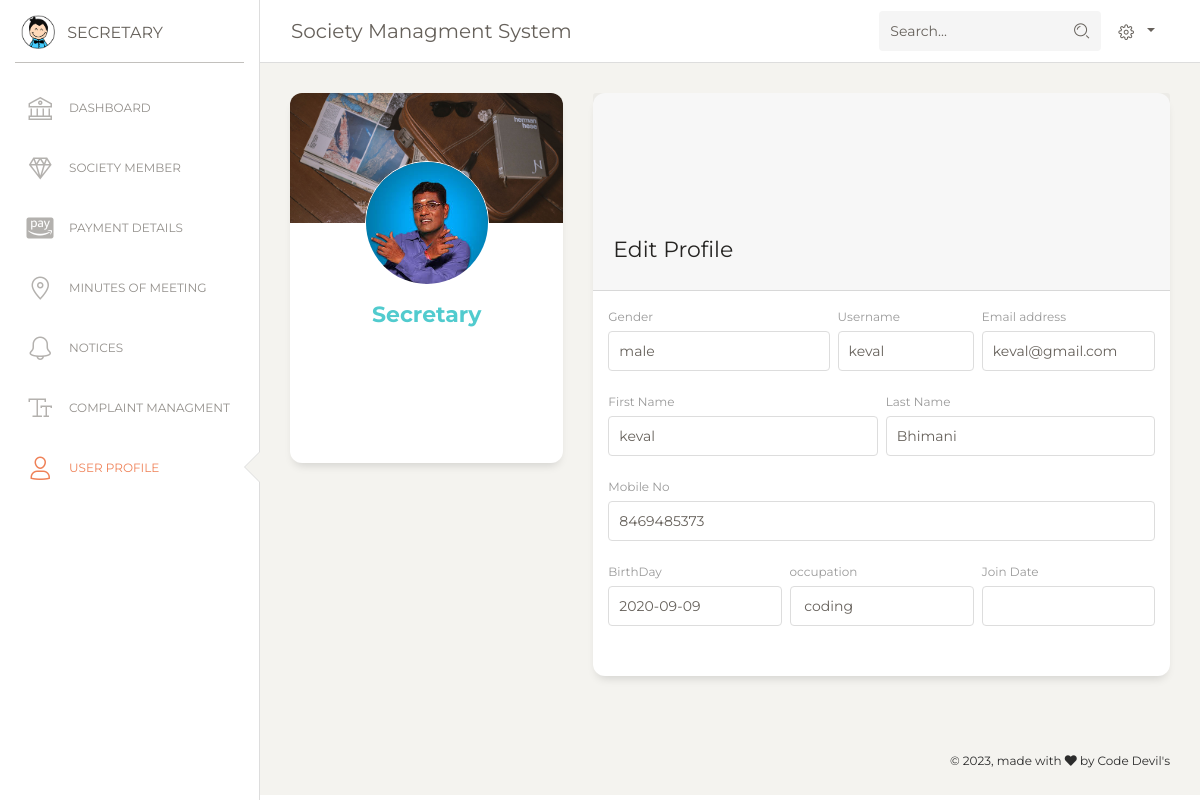
The page /SMS/secretary/dashboard/user_profile_display.php (signed in) on the database its author committed.
### tables this page shows
CREATE TABLE `secretary_entry` (
  `sec_id` int(100) NOT NULL,
  `f_name` varchar(50) NOT NULL,
  `l_name` varchar(50) NOT NULL,
  `e_mails` varchar(50) NOT NULL,
  `mobiles_no` varchar(10) NOT NULL,
  `dob` varchar(10) NOT NULL,
  `gender` varchar(10) NOT NULL,
  `occupation` varchar(30) NOT NULL,
  `username` varchar(20) NOT NULL,
  `password` varchar(50) NOT NULL,
  `join_date` varchar(15) NOT NULL,
  `sec_photo` varchar(255) NOT NULL
);

### SMS/secretary/dashboard/user_profile_display.php (the view, shortened to what this page needs)
<!DOCTYPE html>
<html lang="en">
<head>
  <link href="https://maxcdn.bootstrapcdn.com/font-awesome/latest/css/font-awesome.min.css" rel="stylesheet">
  <link href="../assets/css/bootstrap.min.css" rel="stylesheet" />
  <link href="../assets/css/paper-dashboard.css?v=2.0.1" rel="stylesheet" />
  <link href="../assets/demo/demo.css" rel="stylesheet" />
</head>
<body class="">
  <div class="wrapper ">
    <div class="sidebar" data-color="white" data-active-color="danger">
      <div class="logo">
        <a href="https://www.creative-tim.com" class="simple-text logo-mini">
          <div class="logo-image-small">
            <img src="../assets/img/logo-small.png">
          </div>
        </a>
        <a href="https://www.creative-tim.com" class="simple-text logo-normal">
          Secretary
        </a>
      </div>
      <div class="sidebar-wrapper">
      <?php  include "side_menu_secretary.php"?>
      </div>
    </div>
    <div class="main-panel">
      <nav class="navbar navbar-expand-lg navbar-absolute fixed-top navbar-transparent">
        <div class="container-fluid">
          <div class="navbar-wrapper">
            <a class="navbar-brand" href="javascript:;">Society Managment System</a>
          </div>
          <div class="collapse navbar-collapse justify-content-end" id="navigation">
            <form>
              <div class="input-group no-border">
                <input type="text" value="" class="form-control" placeholder="Search...">
                <div class="input-group-append">
                  <div class="input-group-text">
                    <i class="nc-icon nc-zoom-split"></i>
                  </div>
                </div>
              </div>
            </form>
            <?php include "nav_bar_secretary.php"?>
          </div>
        </div>
      </nav>
      <?php
include "connection.php";
$displayquery="select * from  secretary_entry";
$result = mysqli_query($conn,$displayquery);
	while($row=mysqli_fetch_array($result)){
		$firstname=$row['f_name'];
    $lastname=$row['l_name'];
    $emails=$row['e_mails'];
    $mobile_no=$row['mobiles_no'];
    $bdate = $row['dob'];
    $gender=$row['gender'];
    $username=$row['username'];
    $occupation=$row['occupation'];
    $entrydate=$row['join_date'];
    $profile_photo=$row['sec_photo'];
  }
?>
      <div class="content">
        <div class="row">
          <div class="col-md-4">
            <div class="card card-user">
              <div class="image">
                <img src="../assets/img/damir-bosnjak.jpg" alt="...">
              </div>
              <div class="card-body">
                <div class="author">
                  <a href="#">
                    <img class="avatar border-gray" src="../../admin/dashboard/<?php echo $profile_photo;?>" alt="...">
                    <h5 class="title">Secretary</h5>
                  </a>
                </div>
              </div>
            </div>
          </div>
          <div class="col-md-8">
            <div class="card card-user">
              <div class="card-header">
                <h5 class="card-title">Edit Profile</h5>
              </div>
              <div class="card-body">
                <form>
                  <div class="row">
                    <div class="col-md-5 pr-1">
                      <div class="form-group">
                        <label>Gender</label>
                        <input type="text" class="form-control"  placeholder="Company" value="<?php echo $gender; ?>">
                      </div>
                    </div>
                    <div class="col-md-3 px-1">
                      <div class="form-group">
                        <label>Username</label>
                        <input type="text" class="form-control" placeholder="Username" value="<?php echo $username; ?>">
                      </div>
                    </div>
                    <div class="col-md-4 pl-1">
                      <div class="form-group">
                        <label for="exampleInputEmail1">Email address</label>
                        <input type="email" class="form-control" placeholder="Email" value="<?php echo $emails; ?>">
                      </div>
                    </div>
                  </div>
                  <div class="row">
                    <div class="col-md-6 pr-1">
                      <div class="form-group">
                        <label>First Name</label>
                        <input type="text" class="form-control" placeholder="Company" value="<?php echo $firstname; ?>">
                      </div>
                    </div>
                    <div class="col-md-6 pl-1">
                      <div class="form-group">
                        <label>Last Name</label>
                        <input type="text" class="form-control" placeholder="Last Name" value="<?php echo $lastname; ?>">
                      </div>
                    </div>
                  </div>
                  <div class="row">
                    <div class="col-md-12">
                      <div class="form-group">
                        <label>Mobile No</label>
                        <input type="text" class="form-control" placeholder="Home Address" value="<?php echo $mobile_no; ?>">
                      </div>
                    </div>
                  </div>
                  <div class="row">
                    <div class="col-md-4 pr-1">
                      <div class="form-group">
                        <label>BirthDay</label>
                        <input type="text" class="form-control" placeholder="City" value="<?php echo $bdate; ?>">
                      </div>
                    </div>
                    <div class="col-md-4 px-1">
                      <div class="form-group">
                        <label>occupation</label>
                        <input type="text" class="form-control" placeholder="Country" value="<?php echo $occupation; ?>">
                      </div>
                    </div>
                    <div class="col-md-4 pl-1">
                      <div class="form-group">
                        <label>Join Date</label>
                        <input type="number" class="form-control"  value="<?php echo $entrydate; ?>">
                      </div>
                    </div>
                  </div>
                  <div class="row">
                    <div class="col-md-12">
                    </div>
                  </div>
                </form>
              </div>
            </div>
          </div>
        </div>
      </div>
      <footer class="footer footer-black  footer-white ">
        <div class="container-fluid">
          <div class="row">
            <div class="credits ml-auto">
              <span class="copyright">
                © , made with <i class="fa fa-heart heart"></i> by Code Devil's
              </span>
            </div>
          </div>
        </div>
      </footer>
    </div>
  </div>
</body>
</html>

### rows shown on the page
secretary_entry: sec_photo (picture), gender "male", username "keval", e_mails "keval@gmail.com", f_name "keval", l_name "Bhimani", mobiles_no "8469485373", dob "2020-09-09", occupation "coding"
